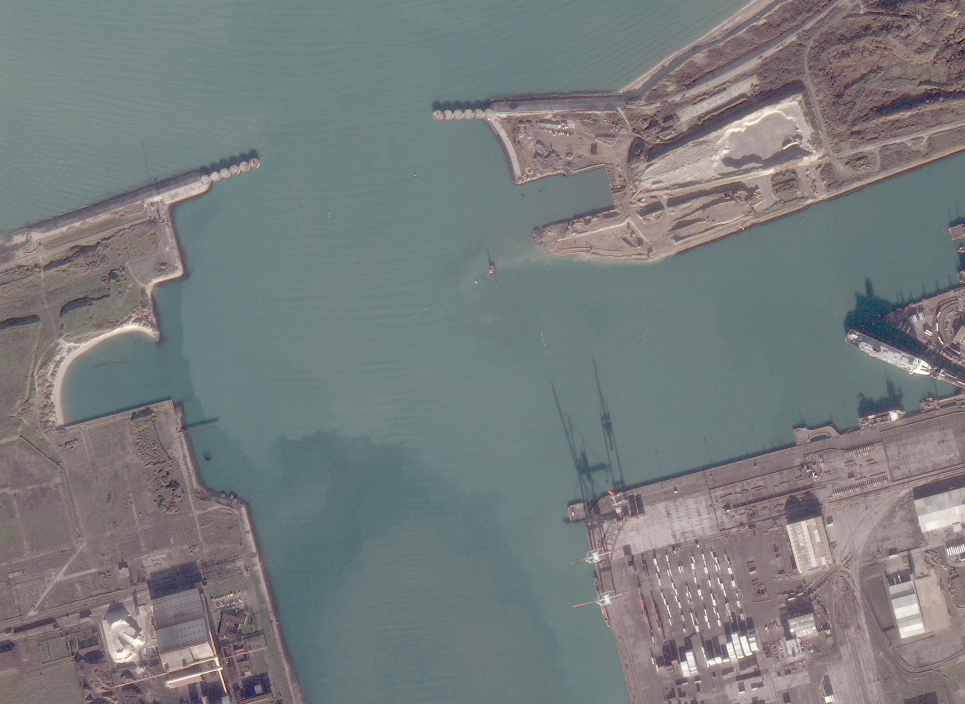
#> input picture data/img1.jpg, 3860 x 2815 px, found by its file name (shown at 1/4 size); its folder holds 4 pictures in this run
$ python test.py data/img1.jpg data/img2.jpg
#> lines starting #> are read from the running program, lines starting #| are printed output that depends on the picture
"""
Created on Thu Dec 06 10:24:14 2019

@author: ilyas Aroui
"""
import cv2
import numpy as np
import argparse
import os
from utils import *


def readAndRescale(img1, img2, scale):
#> called with img1 = 'data/img1.jpg', img2 = 'data/img2.jpg', scale = 0.1
    target = cv2.imread(os.path.join("data", img1))
#> target is the input picture: shape (2815, 3860, 3); mean B, G, R 124.5, 123.8, 119.9
    source = cv2.imread(os.path.join("data", img2))
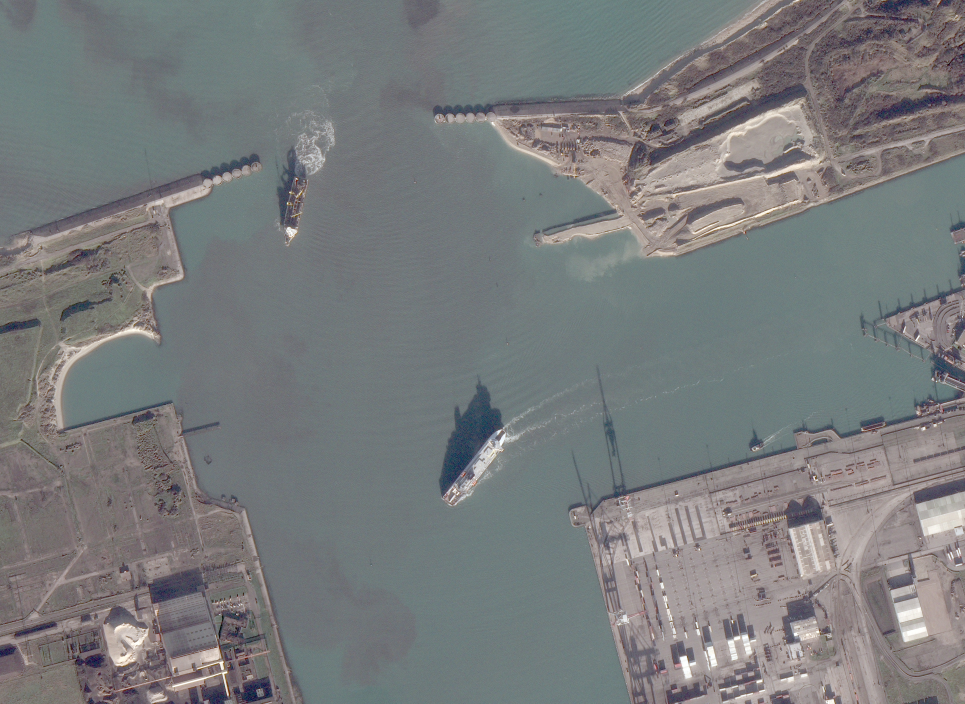
#> input picture data/img2.jpg, 3860 x 2815 px, found by its file name (shown at 1/4 size)
#> source is the input picture: shape (2815, 3860, 3); mean B, G, R 124.3, 123.3, 120.8

    width = int(target.shape[1] * scale)
#> width = 386
    height = int(source.shape[0] * scale)
#> height = 281
    dim = (width, height)
#> dim = (386, 281)

    target_s = cv2.resize(target, dim, interpolation=cv2.INTER_AREA)
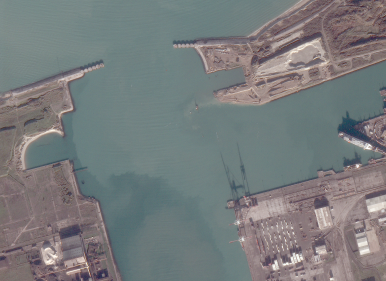
#> target_s: shape (281, 386, 3); mean B, G, R 124.5, 123.8, 119.9
    source_s = cv2.resize(source, dim, interpolation=cv2.INTER_AREA)
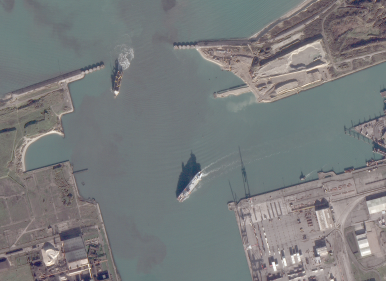
#> source_s: shape (281, 386, 3); mean B, G, R 124.3, 123.3, 120.8

    gray1 = cv2.cvtColor(target_s, cv2.COLOR_BGR2GRAY)
    gray2 = cv2.cvtColor(source_s, cv2.COLOR_BGR2GRAY)

    return target_s, source_s, gray1, gray2, target, source


def getClicksAndDiscriptor(target, source, target_gray, source_gray):
    def getClick(event, x, y, flags, param):
        global p1, p2, on_target
        if event == cv2.EVENT_LBUTTONDOWN:
            if on_target:
                p1.append((x, y))
            else:
                p2.append((x, y))

    cv2.namedWindow("target")
    cv2.setMouseCallback("target", getClick)
    global p1, p2, on_target
    while True:
        cv2.imshow("target", target)
        key = cv2.waitKey(1) & 0xFF
#> (key Esc is pressed here)
        if key == ord("c"):
            cv2.destroyAllWindows()
            break
    cv2.namedWindow("source")
    cv2.setMouseCallback("source", getClick)
    on_target = False
    while True:
        cv2.imshow("source", source)
        key = cv2.waitKey(1) & 0xFF
        if key == ord("c"):
            cv2.destroyAllWindows()
            break
    p1, p2 = np.array(p1), np.array(p2)
    if len(p1) != len(p2):
        minn = min(len(p1), len(p2))
        p1 = p1[:minn]
        p2 = p2[:minn]
    sift = cv2.xfeatures2d.SIFT_create()
    kp1, des1 = sift.detectAndCompute(target_gray, None)
    pts1_all = np.array([kp1[idx].pt for idx in range(0, len(kp1))])
    kp2, des2 = sift.detectAndCompute(source_gray, None)
    pts2_all = np.array([kp2[idx].pt for idx in range(0, len(kp2))])
    return pts1_all[:p1.shape[0]], pts2_all[:p1.shape[0]], des1[:p1.shape[0]], des2[:p1.shape[0]]


def getKeypointAndDiscriptors(target_gray, source_gray):
    sift = cv2.xfeatures2d.SIFT_create()
    kp1, des1 = sift.detectAndCompute(target_gray, None)
    pts1 = np.array([kp1[idx].pt for idx in range(len(kp1))])
    kp2, des2 = sift.detectAndCompute(source_gray, None)
    pts2 = np.array([kp2[idx].pt for idx in range(len(kp2))])
    return pts1, pts2, des1, des2


if __name__ == "__main__":
    parser = argparse.ArgumentParser()
    parser.add_argument("target", help="target image name")
    parser.add_argument("source", help="source image name")
    parser.add_argument('-s', '--scale', default=.1, type=float,
                        help='rescale the images with this factor in range [0, 1]')
    parser.add_argument("--sift", help="apply harris point of interest detect and sift descriptor", action="store_true")

    parser.add_argument("--ransac", help="apply ransac", action="store_true")

    args = parser.parse_args()
    target, source, target_gray, source_gray, target_full, source_full = readAndRescale(args.target, args.source, args.scale)

    if not args.sift:
        on_target = True
        p1, p2 = [], []
        lmk1, lmk2, desc1, desc2 = getClicksAndDiscriptor(target, source, target_gray, source_gray)
    else:
        lmk1, lmk2, desc1, desc2 = getKeypointAndDiscriptors(target_gray, source_gray)

    lmk1, lmk2 = match(lmk1, lmk2, desc1, desc2)
    display_matches(target, source, lmk1, lmk2)
    if args.ransac:
        lmk1, lmk2 = ransac(lmk1, lmk2)

    T = calculate_transform(lmk2, lmk1)
    w = warp(target, source, T)
